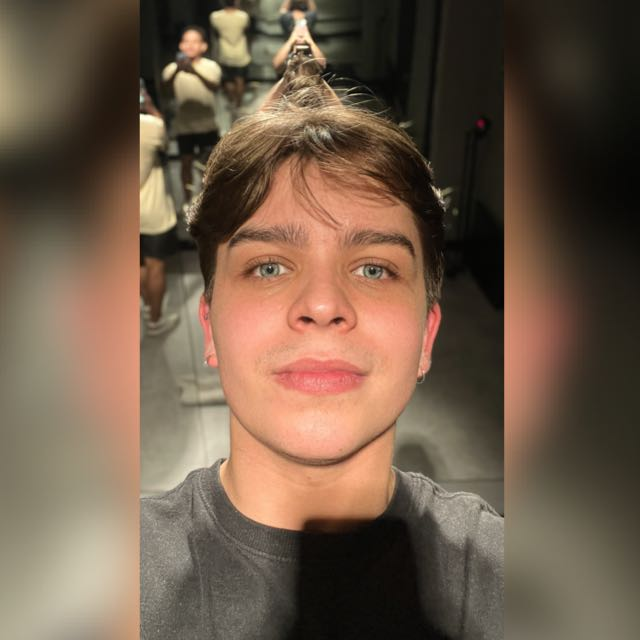
#> input picture images/foto.jpg, 640 x 640 px
$ python freeman.py ../images/foto.jpg
#> lines starting #> are read from the running program, lines starting #| are printed output that depends on the picture
import argparse
from PIL import Image

# Direções da Cadeia de Freeman (sentido horário)
DIRECTIONS = [(1, 0), (1, -1), (0, -1), (-1, -1),
              (-1, 0), (-1, 1), (0, 1), (1, 1)]


def load_binary_image(image_path):
    """Carrega e converte a imagem para binária (preto e branco)."""
    image = Image.open(image_path).convert("L")  # Converte para escala de cinza
    width, height = image.size
    binary_image = [[0] * width for _ in range(height)]

    # Aplicar limiarização manualmente (threshold = 128)
    for y in range(height):
        for x in range(width):
            binary_image[y][x] = 255 if image.getpixel((x, y)) > 128 else 0

    return binary_image, width, height

def find_start_point(image, width, height):
    """Encontra o primeiro pixel da borda do objeto na imagem."""
    for y in range(height):
        for x in range(width):
            if image[y][x] == 255:  # Primeiro pixel branco encontrado
                return x, y
    return None

def freeman_chain(image, width, height):
    """Aplica o algoritmo da Cadeia de Freeman para rastrear a borda."""
    start = find_start_point(image, width, height)
    if not start:
        print("Nenhuma borda encontrada!")
        return []

    x, y = start
    chain_code = []
    prev_dir = 0  # Direção inicial

    while True:
        found = False
        for i in range(8):
            dir_index = (prev_dir + i) % 8
            dx, dy = DIRECTIONS[dir_index]
            nx, ny = x + dx, y + dy

            if 0 <= nx < width and 0 <= ny < height and image[ny][nx] == 255:
                chain_code.append(dir_index)
                image[y][x] = 0
                x, y = nx, ny
                prev_dir = (dir_index + 6) % 8
                found = True
                break

        if not found or (x, y) == start:
            break

    return chain_code

def main():
    parser = argparse.ArgumentParser(description="Algoritmo da Cadeia de Freeman em uma imagem binária.")
    parser.add_argument("imagem", help="Caminho para a imagem binária")
    parser.add_argument("--saida", default="freeman_chain.txt", help="Arquivo de saída para salvar a cadeia de Freeman")
    args = parser.parse_args()

    image, width, height = load_binary_image(args.imagem)
#> in load_binary_image, `image = Image.open(image_path).convert("L")`:
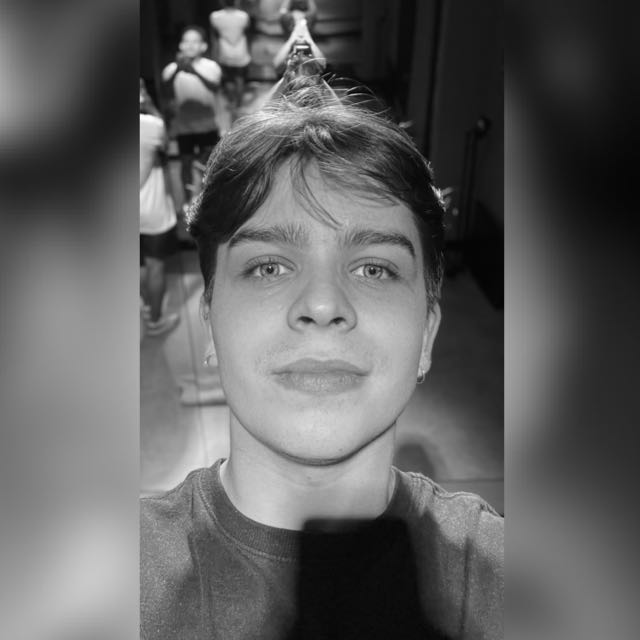
#> image: PIL image 640x640 L; min 0, max 253, mean 95.2
#> after the loop in load_binary_image, `for y in range(height):`: binary_image = 640 items
#> image = 640 items; width = 640; height = 640
    chain = freeman_chain(image, width, height)
#> in freeman_chain, `start = find_start_point(image, width, height)`: start = (262, 0)
#> in freeman_chain, `x, y = start`: x = 262; y = 0
#> after the loop in freeman_chain, `while True:`: chain_code = 413 values, max 7 at index 6, min 0 at index 0, mean 3.39; image = 640 items
#> chain has the same summary as chain_code in freeman_chain

    chain_str = "".join(map(str, chain))
    print("Código da Cadeia de Freeman:", chain_str)
#> (printed output is left out)

    # Salva o código em um arquivo TXT
    with open(args.saida, "w") as f:
        f.write(chain_str)
    print(f"Cadeia de Freeman salva em: {args.saida}")

if __name__ == "__main__":
    main()
